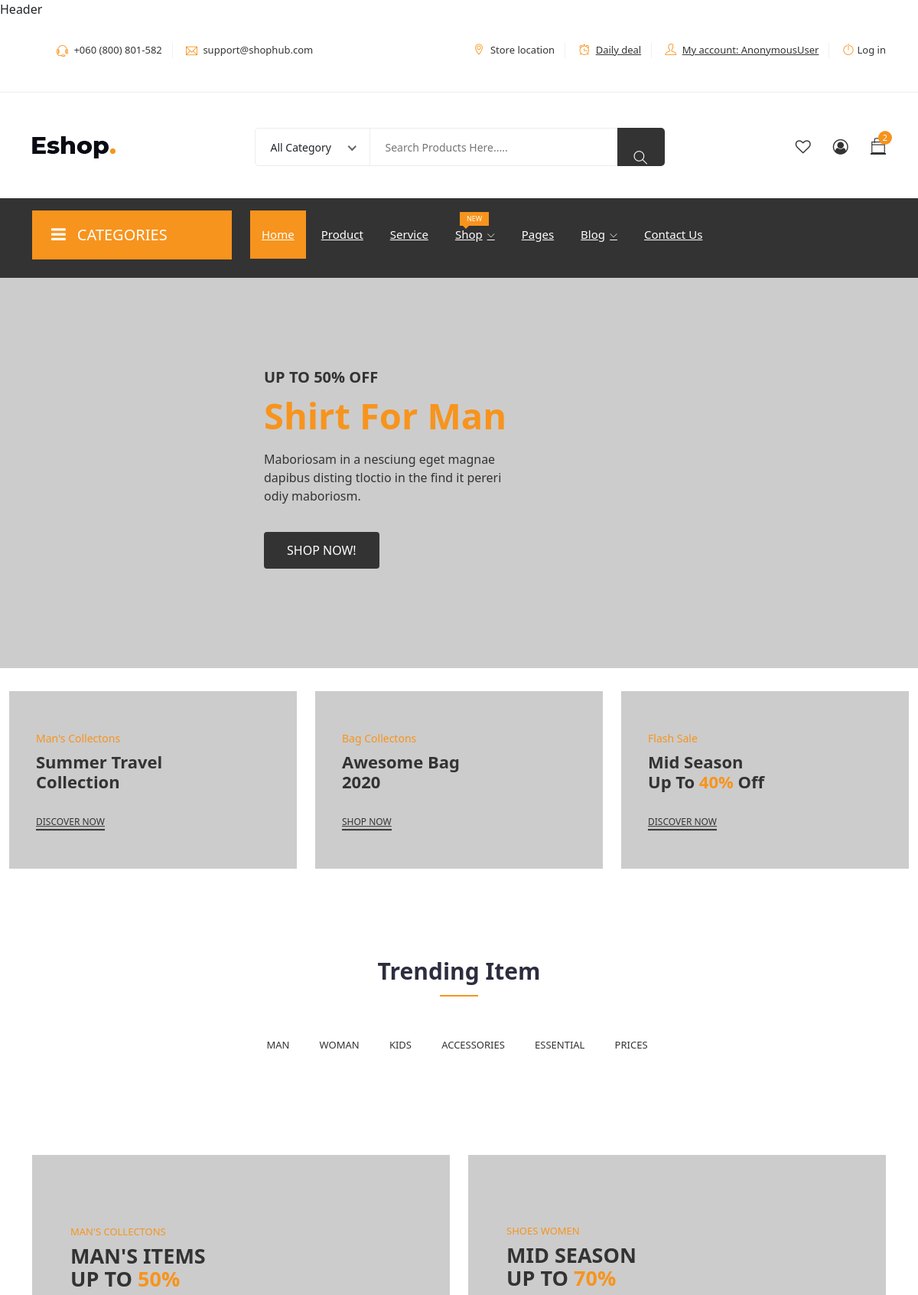
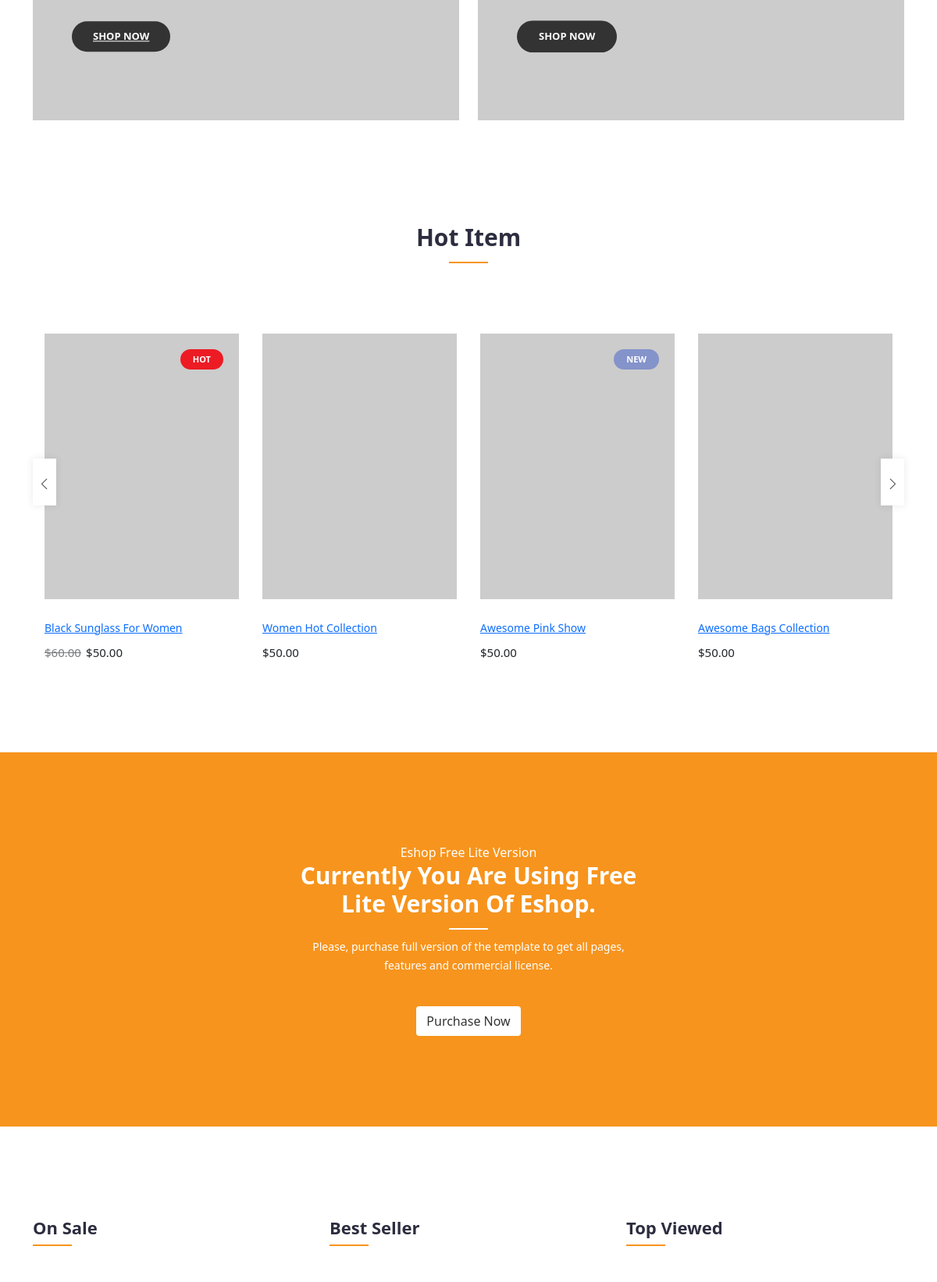
/store/ (upper part), run on the app's committed database (2 pictures, top to bottom).
### store/models.py (models this page shows, shortened)
class Category(models.Model):
    category = models.CharField(max_length=200, null=True)
    description = models.CharField(max_length=200, null=True, blank=True)

### store/views.py (the view)
# urls.py: path('',index,name='index_employee'),
def index(request):
    category = Category.objects.all()
    return render(request, 'store/index.html', {'category': category, 'user': request.user})

### templates/store/index.html (shortened to what this page needs)
{% extends 'store/main.html' %}
	{% block content %}
	<section class="hero-slider">
		<div class="single-slider">
			<div class="container">
				<div class="row no-gutters">
					<div class="col-lg-9 offset-lg-3 col-12">
						<div class="text-inner">
							<div class="row">
								<div class="col-lg-7 col-12">
									<div class="hero-text">
										<h1><span>UP TO 50% OFF </span>Shirt For Man</h1>
										<p>Maboriosam in a nesciung eget magnae <br> dapibus disting tloctio in the find it pereri <br> odiy maboriosm.</p>
										<div class="button">
											<a href="#" class="btn">Shop Now!</a>
										</div>
									</div>
								</div>
							</div>
						</div>
					</div>
				</div>
			</div>
		</div>
	</section>
	<section class="small-banner section">
		<div class="container-fluid">
			<div class="row">
				<div class="col-lg-4 col-md-6 col-12">
					<div class="single-banner">
						<img src="https://via.placeholder.com/600x370" alt="#">
						<div class="content">
							<p>Man's Collectons</p>
							<h3>Summer travel <br> collection</h3>
							<a href="#">Discover Now</a>
						</div>
					</div>
				</div>
				<div class="col-lg-4 col-md-6 col-12">
					<div class="single-banner">
						<img src="https://via.placeholder.com/600x370" alt="#">
						<div class="content">
							<p>Bag Collectons</p>
							<h3>Awesome Bag <br> 2020</h3>
							<a href="#">Shop Now</a>
						</div>
					</div>
				</div>
				<div class="col-lg-4 col-12">
					<div class="single-banner tab-height">
						<img src="https://via.placeholder.com/600x370" alt="#">
						<div class="content">
							<p>Flash Sale</p>
							<h3>Mid Season <br> Up to <span>40%</span> Off</h3>
							<a href="#">Discover Now</a>
						</div>
					</div>
				</div>
			</div>
		</div>
	</section>
    <div class="product-area section">
            <div class="container">
				<div class="row">
					<div class="col-12">
						<div class="section-title">
							<h2>Trending Item</h2>
						</div>
					</div>
				</div>
				<div class="row">
					<div class="col-12">
						<div class="product-info">
							<div class="nav-main">
								<ul class="nav nav-tabs" id="myTab" role="tablist">
								{% for cat in category %}
									<li class="nav-item"><a class="nav-link" onclick="render_cart({{cat.id}})" data-toggle="tab" data-category="{{cat.id}}" role="tab">{{cat.category}}</a></li>
								{% endfor %}
								</ul>
							</div>
						</div>
					</div>
				</div>
            </div>
    </div>
	<section class="midium-banner">
		<div class="container">
			<div class="row">
				<div class="col-lg-6 col-md-6 col-12">
					<div class="single-banner">
						<img src="https://via.placeholder.com/600x370" alt="#">
						<div class="content">
							<p>Man's Collectons</p>
							<h3>Man's items <br>Up to<span> 50%</span></h3>
							<a href="#">Shop Now</a>
						</div>
					</div>
				</div>
				<div class="col-lg-6 col-md-6 col-12">
					<div class="single-banner">
						<img src="https://via.placeholder.com/600x370" alt="#">
						<div class="content">
							<p>shoes women</p>
							<h3>mid season <br> up to <span>70%</span></h3>
							<a href="#" class="btn">Shop Now</a>
						</div>
					</div>
				</div>
			</div>
		</div>
	</section>
	<div class="product-area most-popular section">
        <div class="container">
            <div class="row">
				<div class="col-12">
					<div class="section-title">
						<h2>Hot Item</h2>
					</div>
				</div>
            </div>
            <div class="row">
                <div class="col-12">
                    <div class="owl-carousel popular-slider">
						<div class="single-product">
							<div class="product-img">
								<a href="product-details.html">
									<img class="default-img" src="https://via.placeholder.com/550x750" alt="#">
									<span class="out-of-stock">Hot</span>
								</a>
								<div class="button-head">
									<div class="product-action">
									</div>
								</div>
							</div>
							<div class="product-content">
								<h3><a href="product-details.html">Black Sunglass For Women</a></h3>
								<div class="product-price">
									<span class="old">$60.00</span>
									<span>$50.00</span>
								</div>
							</div>
						</div>
						<div class="single-product">
                            <div class="product-img">
                                <a href="product-details.html">
                                    <img class="default-img" src="https://via.placeholder.com/550x750" alt="#">
                                </a>
								<div class="button-head">
									<div data-product_id = '19' data-price = '240' class="product-action">
									</div>
								</div>
                            </div>
                            <div class="product-content">
                                <h3><a href="product-details.html">Women Hot Collection</a></h3>
                                <div class="product-price">
                                    <span>$50.00</span>
                                </div>
                            </div>
                        </div>
						<div class="single-product">
                            <div class="product-img">
                                <a href="product-details.html">
                                    <img class="default-img" src="https://via.placeholder.com/550x750" alt="#">
									<span class="new">New</span>
                                </a>
								<div class="button-head">
									<div class="product-action">
									</div>
								</div>
                            </div>
                            <div class="product-content">
                                <h3><a href="product-details.html">Awesome Pink Show</a></h3>
                                <div class="product-price">
                                    <span>$50.00</span>
                                </div>
                            </div>
                        </div>
						<div class="single-product">
                            <div class="product-img">
                                <a href="product-details.html">
                                    <img class="default-img" src="https://via.placeholder.com/550x750" alt="#">
                                </a>
								<div class="button-head">
									<div class="product-action">
									</div>
								</div>
                            </div>
                            <div class="product-content">
                                <h3><a href="product-details.html">Awesome Bags Collection</a></h3>
                                <div class="product-price">
                                    <span>$50.00</span>
                                </div>
                            </div>
                        </div>
                    </div>
                </div>
            </div>
        </div>
    </div>
	<section class="section free-version-banner">
        <div class="container">
            <div class="row align-items-center">
                <div class="col-md-8 offset-md-2 col-xs-12">
                    <div class="section-title mb-60">
                        <span class="text-white wow fadeInDown" data-wow-delay=".2s" style="visibility: visible; animation-delay: 0.2s; animation-name: fadeInDown;">Eshop Free Lite version</span>
                        <h2 class="text-white wow fadeInUp" data-wow-delay=".4s" style="visibility: visible; animation-delay: 0.4s; animation-name: fadeInUp;">Currently You are using free<br> lite Version of Eshop.</h2>
                        <p class="text-white wow fadeInUp" data-wow-delay=".6s" style="visibility: visible; animation-delay: 0.6s; animation-name: fadeInUp;">Please, purchase full version of the template to get all pages,<br> features and commercial license.</p>
                        <div class="button">
                            <a href="https://wpthemesgrid.com/downloads/eshop-ecommerce-html5-template/" target="_blank" rel="nofollow" class="btn wow fadeInUp" data-wow-delay=".8s">Purchase Now</a>
                        </div>
                    </div>
                </div>
            </div>
        </div>
    </section>
	<section class="shop-home-list section">
		<div class="container">
			<div class="row">
				<div class="col-lg-4 col-md-6 col-12">
					<div class="row">
						<div class="col-12">
							<div class="shop-section-title">
								<h1>On sale</h1>
							</div>
						</div>
					</div>
				</div>
				<div class="col-lg-4 col-md-6 col-12">
					<div class="row">
						<div class="col-12">
							<div class="shop-section-title">
								<h1>Best Seller</h1>
							</div>
						</div>
					</div>
				</div>
				<div class="col-lg-4 col-md-6 col-12">
					<div class="row">
						<div class="col-12">
							<div class="shop-section-title">
								<h1>Top viewed</h1>
							</div>
						</div>
					</div>
				</div>
			</div>
		</div>
	</section>
	{% endblock %}

### static/owncss.css (style rules this page uses)
body { font-family: Arial, Helvetica, sans-serif; }
.container { padding: 16px; }

### data on the page
Category: category "MAN"
Category: category "WOMAN"
Category: category "KIDS"
Category: category "ACCESSORIES"
Category: category "ESSENTIAL"
Category: category "PRICES"

### other printed values
{{ user }} "AnonymousUser"
